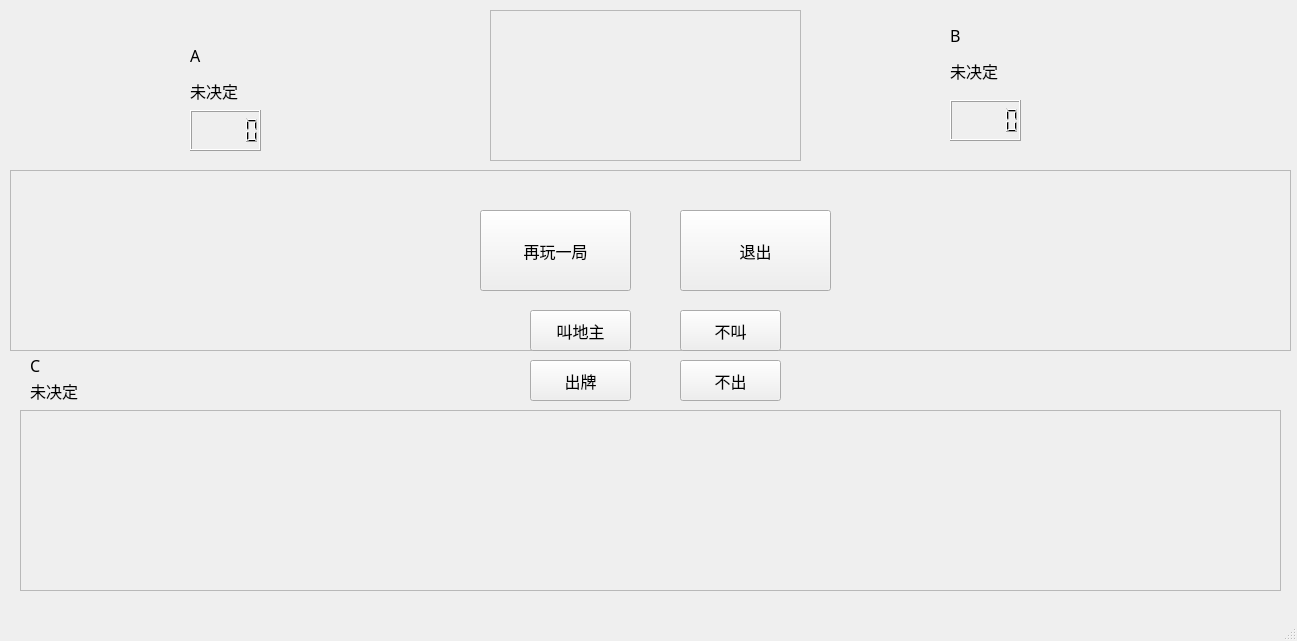
<?xml version="1.0" encoding="UTF-8"?>
<ui version="4.0">
 <class>MainWindow</class>
 <widget class="QMainWindow" name="MainWindow">
  <property name="geometry">
   <rect>
    <x>0</x>
    <y>0</y>
    <width>1297</width>
    <height>641</height>
   </rect>
  </property>
  <property name="windowTitle">
   <string>MainWindow</string>
  </property>
  <widget class="QWidget" name="centralwidget">
   <widget class="QLCDNumber" name="Acard">
    <property name="geometry">
     <rect>
      <x>190</x>
      <y>110</y>
      <width>71</width>
      <height>41</height>
     </rect>
    </property>
   </widget>
   <widget class="QFrame" name="landlord3Card">
    <property name="geometry">
     <rect>
      <x>490</x>
      <y>10</y>
      <width>311</width>
      <height>151</height>
     </rect>
    </property>
    <property name="frameShape">
     <enum>QFrame::StyledPanel</enum>
    </property>
    <property name="frameShadow">
     <enum>QFrame::Raised</enum>
    </property>
   </widget>
   <widget class="QLCDNumber" name="Bcard">
    <property name="geometry">
     <rect>
      <x>950</x>
      <y>100</y>
      <width>71</width>
      <height>41</height>
     </rect>
    </property>
   </widget>
   <widget class="QLabel" name="AA">
    <property name="geometry">
     <rect>
      <x>190</x>
      <y>40</y>
      <width>81</width>
      <height>31</height>
     </rect>
    </property>
    <property name="font">
     <font>
      <family>微软雅黑 Light</family>
      <pointsize>12</pointsize>
     </font>
    </property>
    <property name="text">
     <string>A</string>
    </property>
   </widget>
   <widget class="QLabel" name="AisLandlord">
    <property name="geometry">
     <rect>
      <x>190</x>
      <y>70</y>
      <width>81</width>
      <height>41</height>
     </rect>
    </property>
    <property name="font">
     <font>
      <family>微软雅黑 Light</family>
      <pointsize>12</pointsize>
     </font>
    </property>
    <property name="text">
     <string>未决定</string>
    </property>
   </widget>
   <widget class="QPushButton" name="pass">
    <property name="geometry">
     <rect>
      <x>680</x>
      <y>360</y>
      <width>101</width>
      <height>41</height>
     </rect>
    </property>
    <property name="font">
     <font>
      <family>微软雅黑 Light</family>
      <pointsize>12</pointsize>
     </font>
    </property>
    <property name="text">
     <string>不出</string>
    </property>
   </widget>
   <widget class="QFrame" name="frame_2">
    <property name="geometry">
     <rect>
      <x>10</x>
      <y>170</y>
      <width>1281</width>
      <height>181</height>
     </rect>
    </property>
    <property name="frameShape">
     <enum>QFrame::StyledPanel</enum>
    </property>
    <property name="frameShadow">
     <enum>QFrame::Raised</enum>
    </property>
   </widget>
   <widget class="QFrame" name="frame">
    <property name="geometry">
     <rect>
      <x>20</x>
      <y>410</y>
      <width>1261</width>
      <height>181</height>
     </rect>
    </property>
    <property name="frameShape">
     <enum>QFrame::StyledPanel</enum>
    </property>
    <property name="frameShadow">
     <enum>QFrame::Raised</enum>
    </property>
   </widget>
   <widget class="QPushButton" name="beLandlord">
    <property name="geometry">
     <rect>
      <x>530</x>
      <y>310</y>
      <width>101</width>
      <height>41</height>
     </rect>
    </property>
    <property name="font">
     <font>
      <family>微软雅黑 Light</family>
      <pointsize>12</pointsize>
     </font>
    </property>
    <property name="text">
     <string>叫地主</string>
    </property>
   </widget>
   <widget class="QPushButton" name="play">
    <property name="geometry">
     <rect>
      <x>530</x>
      <y>360</y>
      <width>101</width>
      <height>41</height>
     </rect>
    </property>
    <property name="font">
     <font>
      <family>微软雅黑 Light</family>
      <pointsize>12</pointsize>
     </font>
    </property>
    <property name="text">
     <string>出牌</string>
    </property>
   </widget>
   <widget class="QPushButton" name="notLandlord">
    <property name="geometry">
     <rect>
      <x>680</x>
      <y>310</y>
      <width>101</width>
      <height>41</height>
     </rect>
    </property>
    <property name="font">
     <font>
      <family>微软雅黑 Light</family>
      <pointsize>12</pointsize>
     </font>
    </property>
    <property name="text">
     <string>不叫</string>
    </property>
   </widget>
   <widget class="QLabel" name="CisLandlord">
    <property name="geometry">
     <rect>
      <x>30</x>
      <y>370</y>
      <width>71</width>
      <height>41</height>
     </rect>
    </property>
    <property name="font">
     <font>
      <family>微软雅黑 Light</family>
      <pointsize>12</pointsize>
     </font>
    </property>
    <property name="text">
     <string>未决定</string>
    </property>
   </widget>
   <widget class="QLabel" name="CC">
    <property name="geometry">
     <rect>
      <x>30</x>
      <y>350</y>
      <width>91</width>
      <height>31</height>
     </rect>
    </property>
    <property name="font">
     <font>
      <family>微软雅黑 Light</family>
      <pointsize>12</pointsize>
     </font>
    </property>
    <property name="text">
     <string>C</string>
    </property>
   </widget>
   <widget class="QLabel" name="BisLandlord">
    <property name="geometry">
     <rect>
      <x>950</x>
      <y>50</y>
      <width>81</width>
      <height>41</height>
     </rect>
    </property>
    <property name="font">
     <font>
      <family>微软雅黑 Light</family>
      <pointsize>12</pointsize>
     </font>
    </property>
    <property name="text">
     <string>未决定</string>
    </property>
   </widget>
   <widget class="QLabel" name="BB">
    <property name="geometry">
     <rect>
      <x>950</x>
      <y>20</y>
      <width>91</width>
      <height>31</height>
     </rect>
    </property>
    <property name="font">
     <font>
      <family>微软雅黑 Light</family>
      <pointsize>12</pointsize>
     </font>
    </property>
    <property name="text">
     <string>B</string>
    </property>
   </widget>
   <widget class="QPushButton" name="restartButton">
    <property name="geometry">
     <rect>
      <x>480</x>
      <y>210</y>
      <width>151</width>
      <height>81</height>
     </rect>
    </property>
    <property name="font">
     <font>
      <family>微软雅黑 Light</family>
      <pointsize>12</pointsize>
     </font>
    </property>
    <property name="text">
     <string>再玩一局</string>
    </property>
   </widget>
   <widget class="QPushButton" name="exitButton">
    <property name="geometry">
     <rect>
      <x>680</x>
      <y>210</y>
      <width>151</width>
      <height>81</height>
     </rect>
    </property>
    <property name="font">
     <font>
      <family>微软雅黑 Light</family>
      <pointsize>12</pointsize>
     </font>
    </property>
    <property name="text">
     <string>退出</string>
    </property>
   </widget>
  </widget>
  <widget class="QMenuBar" name="menubar">
   <property name="geometry">
    <rect>
     <x>0</x>
     <y>0</y>
     <width>1297</width>
     <height>21</height>
    </rect>
   </property>
  </widget>
  <widget class="QStatusBar" name="statusbar"/>
 </widget>
 <resources/>
 <connections/>
</ui>
